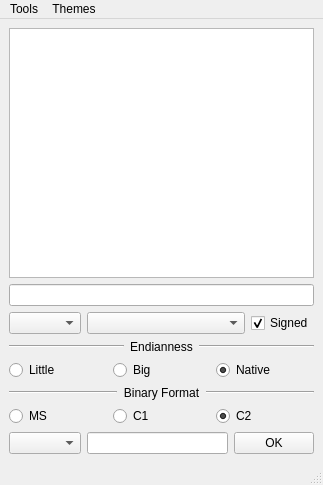
<?xml version="1.0" encoding="UTF-8"?>
<ui version="4.0">
 <class>MainWindow</class>
 <widget class="QMainWindow" name="MainWindow">
  <property name="geometry">
   <rect>
    <x>0</x>
    <y>0</y>
    <width>323</width>
    <height>485</height>
   </rect>
  </property>
  <property name="windowTitle">
   <string>PyCalc</string>
  </property>
  <property name="toolButtonStyle">
   <enum>Qt::ToolButtonIconOnly</enum>
  </property>
  <property name="tabShape">
   <enum>QTabWidget::Rounded</enum>
  </property>
  <widget class="QWidget" name="centralwidget">
   <layout class="QVBoxLayout" name="verticalLayout_4">
    <item>
     <layout class="QVBoxLayout" name="verticalLayout">
      <item>
       <widget class="QListWidget" name="OldOperationsList">
        <property name="editTriggers">
         <set>QAbstractItemView::NoEditTriggers</set>
        </property>
        <property name="uniformItemSizes">
         <bool>true</bool>
        </property>
       </widget>
      </item>
      <item>
       <widget class="QLineEdit" name="TextResult">
        <property name="readOnly">
         <bool>true</bool>
        </property>
        <property name="clearButtonEnabled">
         <bool>false</bool>
        </property>
       </widget>
      </item>
     </layout>
    </item>
    <item>
     <layout class="QHBoxLayout" name="horizontalLayout">
      <item>
       <widget class="QComboBox" name="BaseOutSelector">
        <property name="sizePolicy">
         <sizepolicy hsizetype="Preferred" vsizetype="Fixed">
          <horstretch>0</horstretch>
          <verstretch>0</verstretch>
         </sizepolicy>
        </property>
        <property name="layoutDirection">
         <enum>Qt::LeftToRight</enum>
        </property>
       </widget>
      </item>
      <item>
       <widget class="QComboBox" name="MemSizeSelector">
        <property name="sizePolicy">
         <sizepolicy hsizetype="Expanding" vsizetype="Fixed">
          <horstretch>0</horstretch>
          <verstretch>0</verstretch>
         </sizepolicy>
        </property>
       </widget>
      </item>
      <item>
       <widget class="QCheckBox" name="CheckSigned">
        <property name="text">
         <string>Signed</string>
        </property>
        <property name="checkable">
         <bool>true</bool>
        </property>
        <property name="checked">
         <bool>true</bool>
        </property>
        <property name="tristate">
         <bool>false</bool>
        </property>
       </widget>
      </item>
     </layout>
    </item>
    <item>
     <layout class="QVBoxLayout" name="verticalLayout_2">
      <item>
       <layout class="QHBoxLayout" name="horizontalLayout_4">
        <item>
         <widget class="Line" name="line_2">
          <property name="sizePolicy">
           <sizepolicy hsizetype="Expanding" vsizetype="Fixed">
            <horstretch>0</horstretch>
            <verstretch>0</verstretch>
           </sizepolicy>
          </property>
          <property name="orientation">
           <enum>Qt::Horizontal</enum>
          </property>
         </widget>
        </item>
        <item>
         <widget class="QLabel" name="label">
          <property name="sizePolicy">
           <sizepolicy hsizetype="Fixed" vsizetype="Preferred">
            <horstretch>0</horstretch>
            <verstretch>0</verstretch>
           </sizepolicy>
          </property>
          <property name="text">
           <string>Endianness</string>
          </property>
          <property name="textFormat">
           <enum>Qt::PlainText</enum>
          </property>
          <property name="alignment">
           <set>Qt::AlignCenter</set>
          </property>
         </widget>
        </item>
        <item>
         <widget class="Line" name="line">
          <property name="sizePolicy">
           <sizepolicy hsizetype="Expanding" vsizetype="Fixed">
            <horstretch>0</horstretch>
            <verstretch>0</verstretch>
           </sizepolicy>
          </property>
          <property name="orientation">
           <enum>Qt::Horizontal</enum>
          </property>
         </widget>
        </item>
       </layout>
      </item>
      <item>
       <layout class="QHBoxLayout" name="horizontalLayout_2">
        <item>
         <widget class="QRadioButton" name="EndianLittle">
          <property name="text">
           <string>Little</string>
          </property>
          <attribute name="buttonGroup">
           <string notr="true">GroupEndianness</string>
          </attribute>
         </widget>
        </item>
        <item>
         <widget class="QRadioButton" name="EndianBig">
          <property name="text">
           <string>Big</string>
          </property>
          <attribute name="buttonGroup">
           <string notr="true">GroupEndianness</string>
          </attribute>
         </widget>
        </item>
        <item>
         <widget class="QRadioButton" name="EndianNative">
          <property name="text">
           <string>Native</string>
          </property>
          <property name="checked">
           <bool>true</bool>
          </property>
          <attribute name="buttonGroup">
           <string notr="true">GroupEndianness</string>
          </attribute>
         </widget>
        </item>
       </layout>
      </item>
     </layout>
    </item>
    <item>
     <layout class="QVBoxLayout" name="verticalLayout_3">
      <item>
       <layout class="QHBoxLayout" name="horizontalLayout_5">
        <item>
         <widget class="Line" name="line_3">
          <property name="sizePolicy">
           <sizepolicy hsizetype="Expanding" vsizetype="Fixed">
            <horstretch>0</horstretch>
            <verstretch>0</verstretch>
           </sizepolicy>
          </property>
          <property name="orientation">
           <enum>Qt::Horizontal</enum>
          </property>
         </widget>
        </item>
        <item>
         <widget class="QLabel" name="label_2">
          <property name="sizePolicy">
           <sizepolicy hsizetype="Fixed" vsizetype="Preferred">
            <horstretch>0</horstretch>
            <verstretch>0</verstretch>
           </sizepolicy>
          </property>
          <property name="text">
           <string>Binary Format</string>
          </property>
          <property name="textFormat">
           <enum>Qt::PlainText</enum>
          </property>
          <property name="alignment">
           <set>Qt::AlignCenter</set>
          </property>
         </widget>
        </item>
        <item>
         <widget class="Line" name="line_4">
          <property name="sizePolicy">
           <sizepolicy hsizetype="Expanding" vsizetype="Fixed">
            <horstretch>0</horstretch>
            <verstretch>0</verstretch>
           </sizepolicy>
          </property>
          <property name="orientation">
           <enum>Qt::Horizontal</enum>
          </property>
         </widget>
        </item>
       </layout>
      </item>
      <item>
       <layout class="QHBoxLayout" name="horizontalLayout_6">
        <item>
         <widget class="QRadioButton" name="FormatMS">
          <property name="text">
           <string>MS</string>
          </property>
          <attribute name="buttonGroup">
           <string notr="true">GroupBinFormat</string>
          </attribute>
         </widget>
        </item>
        <item>
         <widget class="QRadioButton" name="FormatC1">
          <property name="text">
           <string>C1</string>
          </property>
          <attribute name="buttonGroup">
           <string notr="true">GroupBinFormat</string>
          </attribute>
         </widget>
        </item>
        <item>
         <widget class="QRadioButton" name="FormatC2">
          <property name="text">
           <string>C2</string>
          </property>
          <property name="checked">
           <bool>true</bool>
          </property>
          <attribute name="buttonGroup">
           <string notr="true">GroupBinFormat</string>
          </attribute>
         </widget>
        </item>
       </layout>
      </item>
     </layout>
    </item>
    <item>
     <layout class="QHBoxLayout" name="horizontalLayout_3">
      <item>
       <widget class="QComboBox" name="BaseInSelector">
        <property name="sizePolicy">
         <sizepolicy hsizetype="Fixed" vsizetype="Fixed">
          <horstretch>0</horstretch>
          <verstretch>0</verstretch>
         </sizepolicy>
        </property>
        <property name="layoutDirection">
         <enum>Qt::LeftToRight</enum>
        </property>
       </widget>
      </item>
      <item>
       <widget class="QLineEdit" name="TextInput"/>
      </item>
      <item>
       <widget class="QPushButton" name="OKButton">
        <property name="text">
         <string>OK</string>
        </property>
       </widget>
      </item>
     </layout>
    </item>
   </layout>
  </widget>
  <widget class="QMenuBar" name="menubar">
   <property name="geometry">
    <rect>
     <x>0</x>
     <y>0</y>
     <width>323</width>
     <height>22</height>
    </rect>
   </property>
   <widget class="QMenu" name="menuFile">
    <property name="title">
     <string>Tools</string>
    </property>
    <addaction name="MenuAddFunction"/>
    <addaction name="MenuCalcString"/>
    <addaction name="MenuColorPicker"/>
   </widget>
   <widget class="QMenu" name="menuThemes">
    <property name="title">
     <string>Themes</string>
    </property>
   </widget>
   <addaction name="menuFile"/>
   <addaction name="menuThemes"/>
  </widget>
  <widget class="QStatusBar" name="statusbar"/>
  <action name="MenuAddFunction">
   <property name="text">
    <string>Add custom function...</string>
   </property>
  </action>
  <action name="action">
   <property name="text">
    <string>Offset calculator...</string>
   </property>
  </action>
  <action name="MenuCalcString">
   <property name="text">
    <string>String encoding...</string>
   </property>
  </action>
  <action name="SetClassic">
   <property name="text">
    <string>Light</string>
   </property>
  </action>
  <action name="SetDark">
   <property name="text">
    <string>Dark</string>
   </property>
  </action>
  <action name="MenuColorPicker">
   <property name="text">
    <string>Color picker...</string>
   </property>
  </action>
 </widget>
 <resources/>
 <connections/>
 <buttongroups>
  <buttongroup name="GroupBinFormat"/>
  <buttongroup name="GroupEndianness"/>
 </buttongroups>
</ui>
